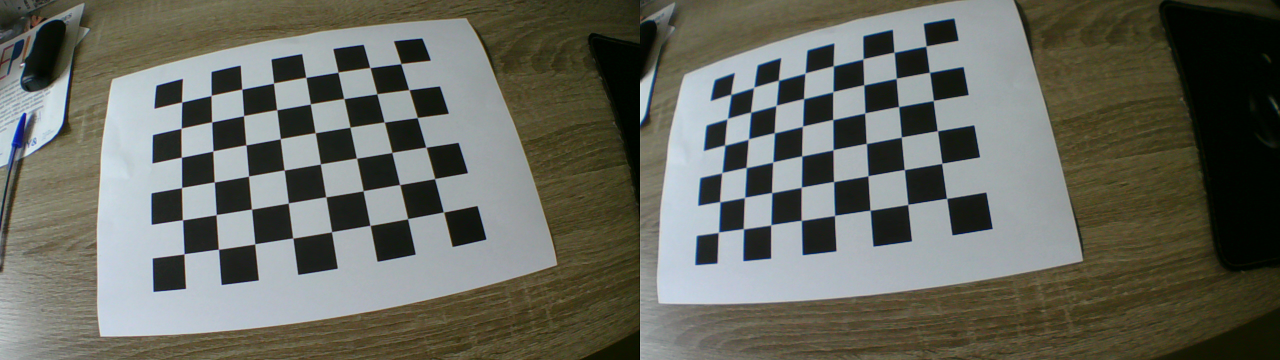
#> input picture planner/cam/calibrate/calibration_images/IMG_0007.jpg, 2560 x 720 px (shown at 1/2 size); its folder holds only this picture in this run
$ python calibrate_intrinsic.py
#> lines starting #> are read from the running program, lines starting #| are printed output that depends on the picture
# script to calibrate the intrinsic parameters of the camera
import cv2
import numpy as np
import glob
import os
import json

def calibrate_camera(images, pattern_size=(8, 6), square_size=25.0):
    # Prepare object points
    objp = np.zeros((pattern_size[0] * pattern_size[1], 3), np.float32)
    objp[:, :2] = np.mgrid[0:pattern_size[0], 0:pattern_size[1]].T.reshape(-1, 2) * square_size

    # Arrays to store object points and image points
    objpoints = []  # 3D points in real world space
    imgpoints = []  # 2D points in image plane

    for img in images:
        # Find chessboard corners
        ret, corners = cv2.findChessboardCorners(img, pattern_size, None)

        if ret:
            objpoints.append(objp)

            # Refine corner detection
            criteria = (cv2.TERM_CRITERIA_EPS + cv2.TERM_CRITERIA_MAX_ITER, 30, 0.001)
            corners2 = cv2.cornerSubPix(img, corners, (11, 11), (-1, -1), criteria)
            imgpoints.append(corners2)

    # Calibrate camera
    ret, mtx, dist, rvecs, tvecs = cv2.calibrateCamera(objpoints, imgpoints, img.shape[::-1], None, None)

    return ret, mtx, dist, rvecs, tvecs

def main():

    if not os.path.exists('calibration_images'):
        os.makedirs('calibration_images')
        print("Please place your stereo calibration images in the 'calibration_images' folder")
        return

    # Get all stereo images
    stereo_images = glob.glob('calibration_images/*.jpg')
    if not stereo_images:
        print("No calibration images found in 'calibration_images' folder")
        return

    # Arrays to store left and right images
    left_images = []
    right_images = []

    # Process each stereo image
    for stereo_img_path in stereo_images:
        # Read stereo image
        stereo_img = cv2.imread(stereo_img_path)
#> stereo_img is the input picture: shape (720, 2560, 3); mean B, G, R 95, 104.4, 102.8
        if stereo_img is None:
            print(f"Could not read image: {stereo_img_path}")
            continue

        # Split into left and right images
        height, width = stereo_img.shape[:2]
        left_img = stereo_img[:, :width//2]
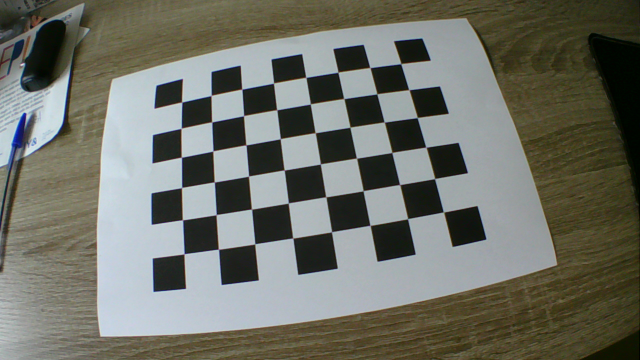
#> left_img: shape (720, 1280, 3) (shown at 1/2 size); mean B, G, R 102.9, 112.2, 110.5
        right_img = stereo_img[:, width//2:]
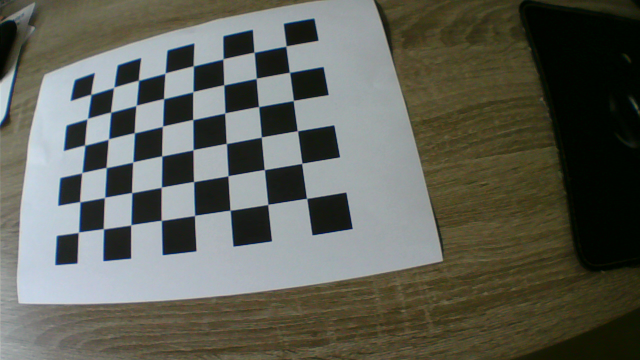
#> right_img: shape (720, 1280, 3) (shown at 1/2 size); mean B, G, R 87.2, 96.6, 95

        # Convert to grayscale
        left_gray = cv2.cvtColor(left_img, cv2.COLOR_BGR2GRAY)
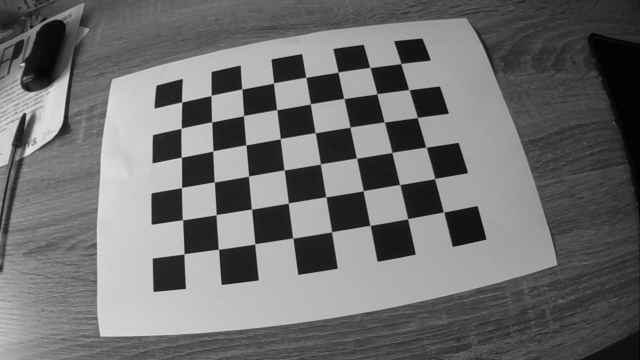
#> left_gray: shape (720, 1280) (shown at 1/2 size); min 0, max 226, mean 110.6
        right_gray = cv2.cvtColor(right_img, cv2.COLOR_BGR2GRAY)
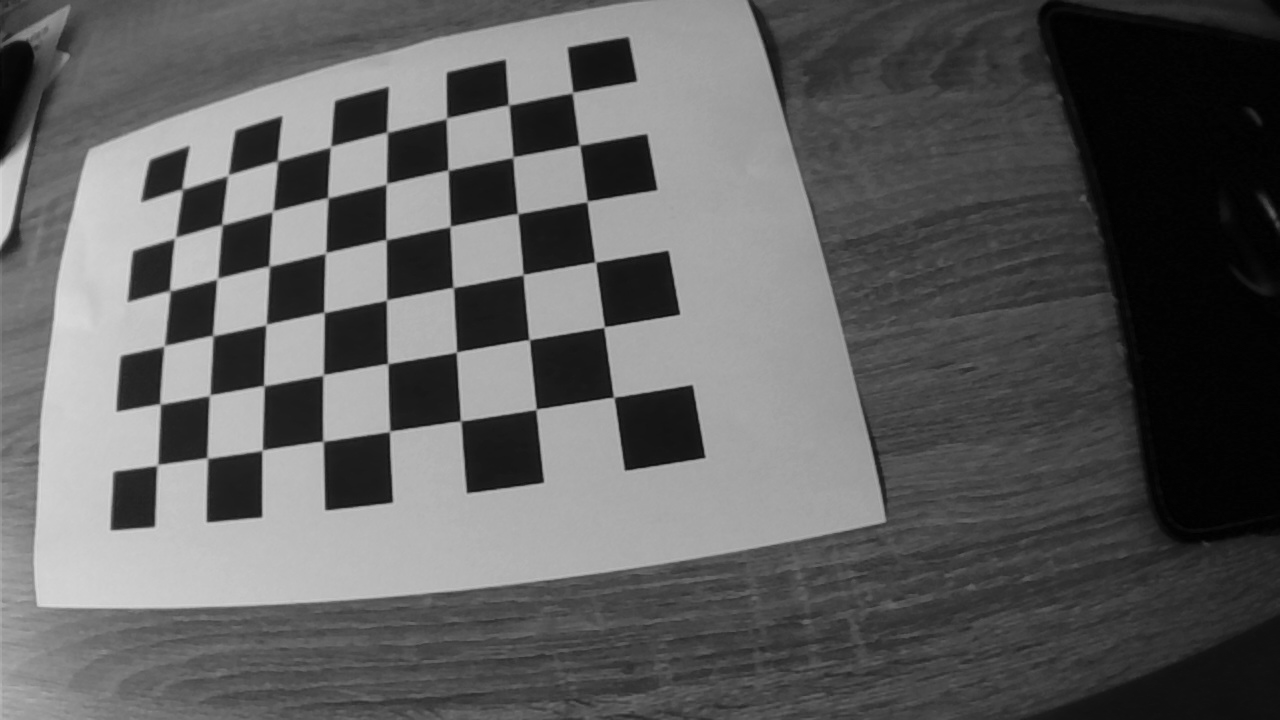
#> right_gray: shape (720, 1280); min 0, max 221, mean 95.1

        left_images.append(left_gray)
        right_images.append(right_gray)

    # Calibrate left camera
    print("Calibrating left camera...")
    ret_left, mtx_left, dist_left, rvecs_left, tvecs_left = calibrate_camera(left_images)
#> the loop in calibrate_camera, `for img in images:` made 1 pass
#> (ret, criteria) on pass 1: (True, (3, 30, 0.001))
#> after the loop in calibrate_camera, `for img in images:`: imgpoints = 1 item
#> in calibrate_camera, `ret, mtx, dist, rvecs, tvecs = cv2.calibrateCamera(objpoints, imgpoint..`: ret = 0.664; mtx = [[1019.1, 0, 612], [0, 1049.9, 397.7], [0, 0, 1]]; dist = [[-0.249, -5.12, -0.0206, 0.00961, 27.17]]; rvecs = ([-0.468, 0.052, -0.151],); tvecs = ([-98.89, -73.48, 385],)
#> ret_left = 0.664; mtx_left = [[1019.1, 0, 612], [0, 1049.9, 397.7], [0, 0, 1]]; dist_left = [[-0.249, -5.12, -0.0206, 0.00961, 27.17]]; rvecs_left = ([-0.468, 0.052, -0.151],); tvecs_left = ([-98.89, -73.48, 385],)

    # Calibrate right camera
    print("Calibrating right camera...")
    ret_right, mtx_right, dist_right, rvecs_right, tvecs_right = calibrate_camera(right_images)
#> the loop in calibrate_camera (call 2), `for img in images:` made 1 pass
#> ret_right = 0.543; mtx_right = [[360.5, 0, 739], [0, 329.3, 351.7], [0, 0, 1]]; dist_right = [[-0.00239, -0.0213, -0.00232, -0.00924, 0.0034]]; rvecs_right = ([-0.154, 0.0613, -0.176],); tvecs_right = ([-232.9, -74.67, 142.4],)

    # Save calibration results
    calibration_data = {
        'left_camera': {
            'matrix': mtx_left.tolist(),
            'distortion': dist_left.tolist()
        },
        'right_camera': {
            'matrix': mtx_right.tolist(),
            'distortion': dist_right.tolist()
        }
    }

    # Save to JSON file with pretty formatting
    with open('camera_intrinsic.json', 'w') as f:
        json.dump(calibration_data, f, indent=4)

    print("Calibration completed successfully!")
    print("Results saved to 'camera_intrinsic.json'")

if __name__ == "__main__":
    main()

$ run again, on planner/cam/calibrate/calibration_images/IMG_0013.jpg
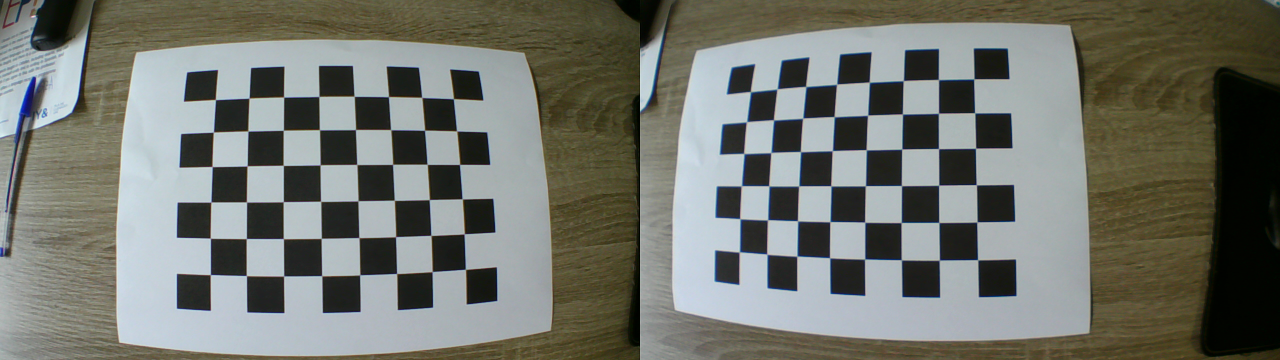
#> input picture planner/cam/calibrate/calibration_images/IMG_0013.jpg, 2560 x 720 px (shown at 1/2 size)
#> in main, stereo_img is the input picture: shape (720, 2560, 3); mean B, G, R 109.4, 116.9, 114.3
#> in main, `left_gray = cv2.cvtColor(left_img, cv2.COLOR_BGR2GRAY)`:
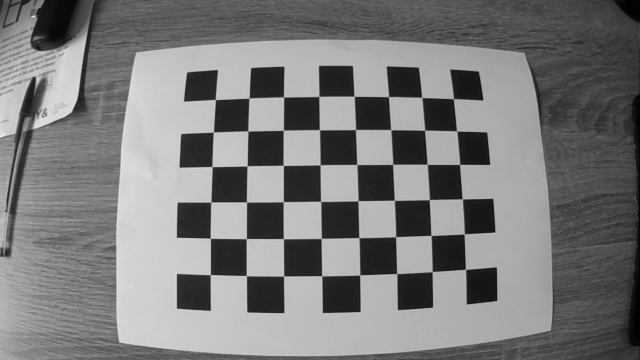
#> left_gray: shape (720, 1280) (shown at 1/2 size); min 0, max 243, mean 122.3
#> in main, `right_gray = cv2.cvtColor(right_img, cv2.COLOR_BGR2GRAY)`:
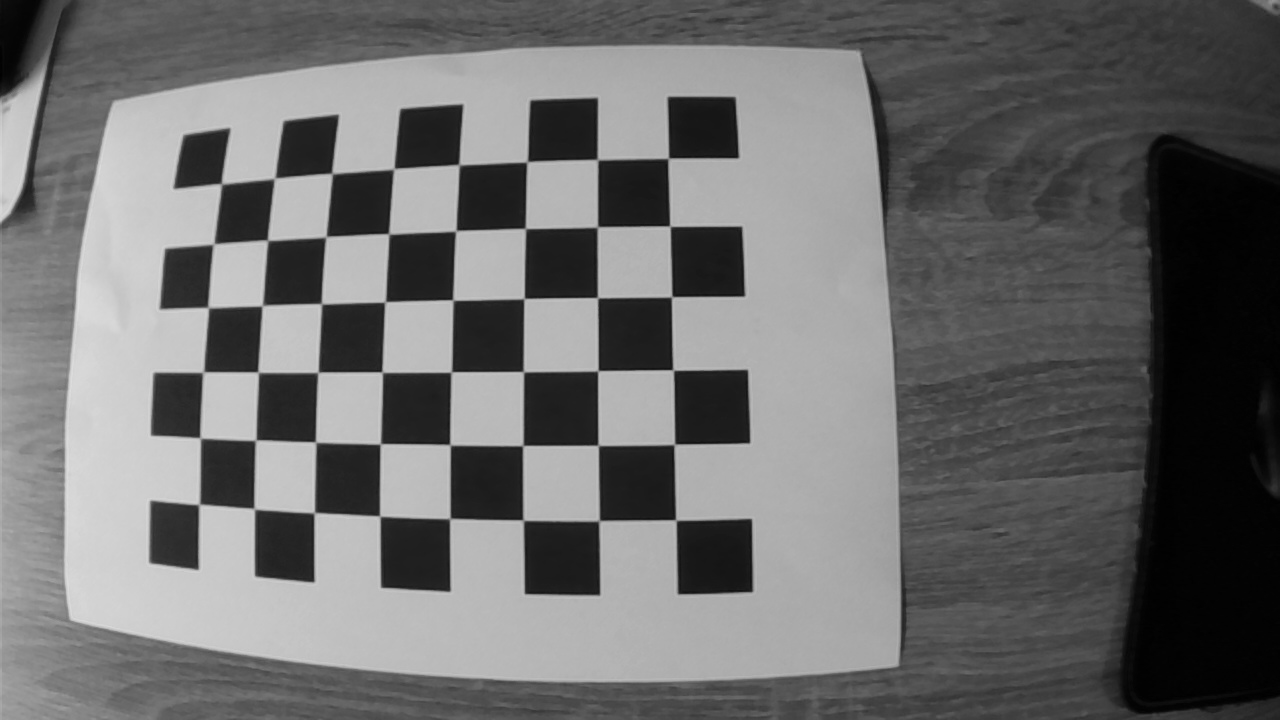
#> right_gray: shape (720, 1280); min 0, max 224, mean 108.3
#> the loop in calibrate_camera, `for img in images:` made 1 pass
#> (ret, criteria) on pass 1: (True, (3, 30, 0.001))
#> after the loop in calibrate_camera, `for img in images:`: imgpoints = 1 item
#> in calibrate_camera, `ret, mtx, dist, rvecs, tvecs = cv2.calibrateCamera(objpoints, imgpoint..`: ret = 0.414; mtx = [[1025.8, 0, 610.9], [0, 1035.9, 398.6], [0, 0, 1]]; dist = [[-0.4, -2.64, -0.0183, 0.00946, 13.61]]; rvecs = ([-0.219, -0.000911, -0.0102],); tvecs = ([-65.45, -71.04, 359.7],)
#> ret_left = 0.414; mtx_left has the same summary as mtx in calibrate_camera; dist_left = [[-0.4, -2.64, -0.0183, 0.00946, 13.61]]; rvecs_left = ([-0.219, -0.000911, -0.0102],); tvecs_left = ([-65.45, -71.04, 359.7],)
#> the loop in calibrate_camera (call 2), `for img in images:` made 1 pass
#> ret_right = 0.416; mtx_right = [[290.9, 0, 632.6], [0, 286.9, 366.4], [0, 0, 1]]; dist_right = [[-0.0253, -0.00725, -0.00335, 0.00122, 0.00159]]; rvecs_right = ([-0.0591, 0.0156, -0.0109],); tvecs_right = ([-162.4, -71.8, 103.5],)

$ run again, on planner/cam/calibrate/calibration_images/IMG_0015.jpg
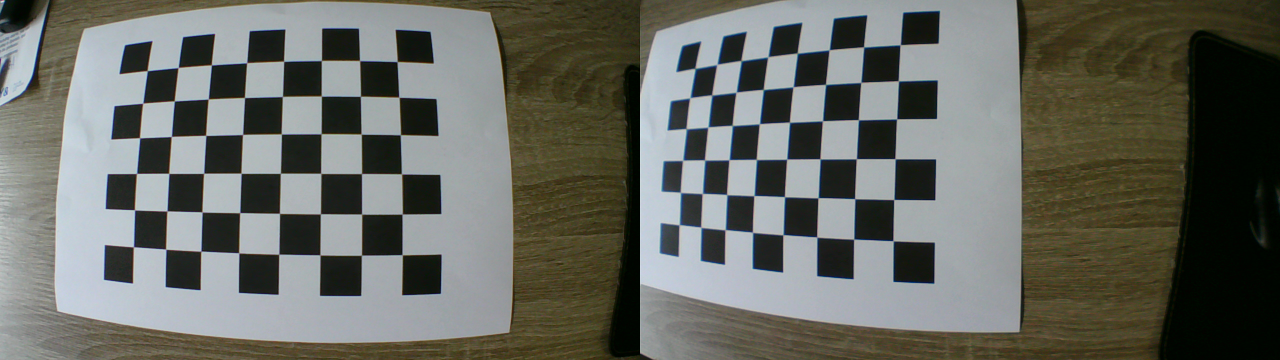
#> input picture planner/cam/calibrate/calibration_images/IMG_0015.jpg, 2560 x 720 px (shown at 1/2 size)
#> in main, stereo_img is the input picture: shape (720, 2560, 3); mean B, G, R 98.3, 105.3, 103.3
#> in main, `left_gray = cv2.cvtColor(left_img, cv2.COLOR_BGR2GRAY)`:
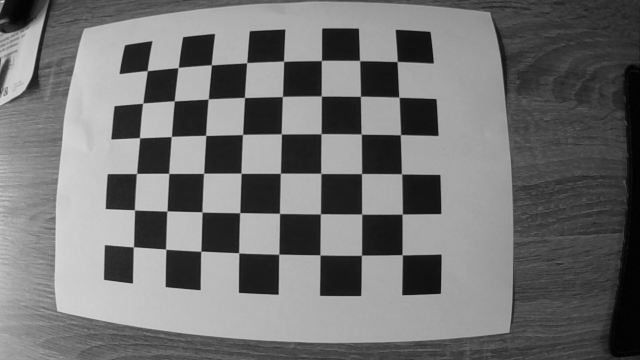
#> left_gray: shape (720, 1280) (shown at 1/2 size); min 0, max 222, mean 113.8
#> in main, `right_gray = cv2.cvtColor(right_img, cv2.COLOR_BGR2GRAY)`:
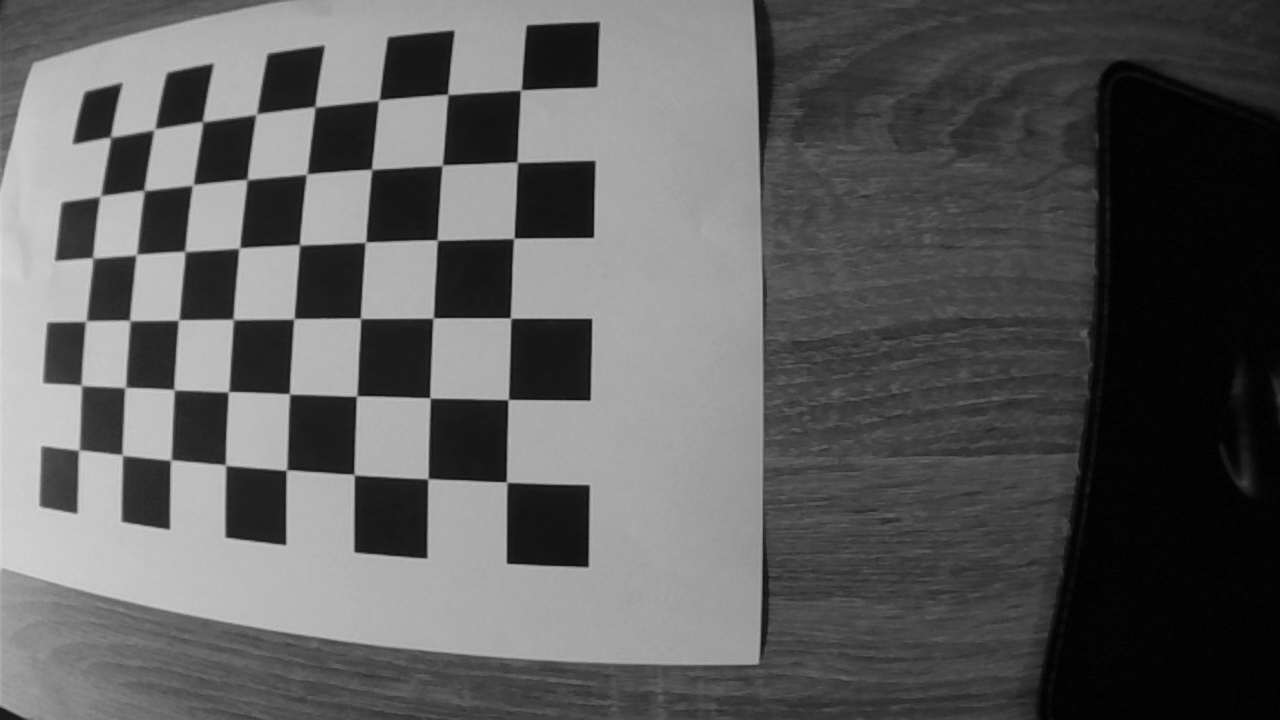
#> right_gray: shape (720, 1280); min 0, max 218, mean 94
#> the loop in calibrate_camera, `for img in images:` made 1 pass
#> (ret, criteria) on pass 1: (True, (3, 30, 0.001))
#> after the loop in calibrate_camera, `for img in images:`: imgpoints = 1 item
#> in calibrate_camera, `ret, mtx, dist, rvecs, tvecs = cv2.calibrateCamera(objpoints, imgpoint..`: ret = 0.459; mtx = [[249, 0, 663.7], [0, 246.6, 359.6], [0, 0, 1]]; dist = [[-0.0233, -0.00477, 0.000741, -0.00495, 0.000933]]; rvecs = ([-0.0367, 0.0198, 0.00501],); tvecs = ([-131.3, -79.42, 81.96],)
#> ret_left = 0.459; mtx_left = [[249, 0, 663.7], [0, 246.6, 359.6], [0, 0, 1]]; dist_left has the same summary as dist in calibrate_camera; rvecs_left = ([-0.0367, 0.0198, 0.00501],); tvecs_left = ([-131.3, -79.42, 81.96],)
#> the loop in calibrate_camera (call 2), `for img in images:` made 1 pass
#> ret_right = 0.329; mtx_right = [[254.7, 0, 630.4], [0, 252.8, 376.3], [0, 0, 1]]; dist_right = [[-0.0198, -0.000799, -0.00232, 0.00259, 0.000104]]; rvecs_right = ([-0.0358, 0.0395, 0.0131],); tvecs_right = ([-210.4, -95, 86.62],)
